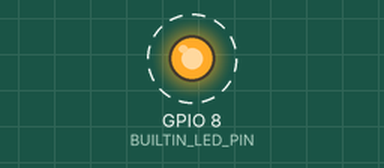
Recording of a sketch running on a simulated ESP32-C3. Shown: output pins drawn as LEDs (lit = HIGH). Dashed ring = blinking. I2S audio is not simulated (input reads silence).

Above: at 0.25 s.
Timing chart, 0 to 3.2 s (numbered marks = the images above):
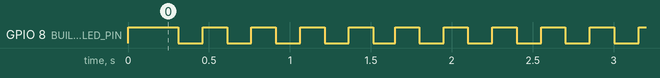

Measured:
- by itself, GPIO 8 (BUILTIN_LED_PIN): alternates HIGH for 0.15 s and LOW for 0.15 s

The sketch:

esp32_inmp441_i2s.ino
```cpp
/**
 * ============================================================================
 * ĐỒ ÁN XỬ LÝ TÍN HIỆU Y SINH: HỆ THỐNG THU THẬP ÂM THANH HÔ HẤP THỜI GIAN THỰC
 * ============================================================================
 * Thiết bị: ESP32-C3 SuperMini + Module Micro MEMS I2S INMP441 + Ống nghe y tế
 * Sinh viên thực hiện: Nguyễn Văn Tuấn Sỹ - MSSV: 24100986
 *  *
 * SƠ ĐỒ NỐI CHÂN:
 *   - INMP441 VDD ---> ESP32-C3 3V3
 *   - INMP441 GND ---> ESP32-C3 GND
 *   - INMP441 L/R ---> ESP32-C3 GND (Kênh Mono Left)
 *   - INMP441 SD  ---> ESP32-C3 GPIO 2
 *   - INMP441 WS  ---> ESP32-C3 GPIO 3
 *   - INMP441 SCK ---> ESP32-C3 GPIO 1
 * ============================================================================
 */

#include <Arduino.h>
#include <driver/gpio.h>
#include <driver/i2s.h>

// --- CẤU HÌNH CHÂN I2S CHO ESP32-C3 ---
#define I2S_SCK_PIN 1 // GPIO 1: BCLK (Bit Clock)
#define I2S_WS_PIN 3  // GPIO 3: LRCLK / WS (Word Select)
#define I2S_SD_PIN 2  // GPIO 2: DIN / SD (Serial Data)
#define I2S_PORT I2S_NUM_0

#define BUILTIN_LED_PIN 8 // LED trên bo ESP32-C3 SuperMini (Active LOW)

// Tần số phần cứng I2S: 16.000 Hz (đảm bảo SCK = 1.024 MHz cho INMP441 hoạt
// động ổn định)
#define HW_SAMPLE_RATE 16000
#define DECIMATION_FACTOR 4 // 16000 / 4 = 4000 Hz chuẩn cho MATLAB
#define DMA_BUF_COUNT 4
#define DMA_BUF_LEN 256

#define SERIAL_BAUD_RATE 115200

// Buffer chứa dữ liệu 32-bit từ DMA
static int32_t i2s_raw_buffer[DMA_BUF_LEN * 2];

// Biến khử DC Offset
static float dc_offset = 0.0f;
static int consecutive_zeros = 0;
static bool sensor_ok = false;

void setup_i2s() {
  i2s_config_t i2s_config = {
      .mode = (i2s_mode_t)(I2S_MODE_MASTER | I2S_MODE_RX),
      .sample_rate = HW_SAMPLE_RATE,
      .bits_per_sample = I2S_BITS_PER_SAMPLE_32BIT,
      .channel_format = I2S_CHANNEL_FMT_RIGHT_LEFT, // Đọc Stereo khung 32-bit
      .communication_format = i2s_comm_format_t(I2S_COMM_FORMAT_STAND_I2S),
      .intr_alloc_flags = ESP_INTR_FLAG_LEVEL1,
      .dma_buf_count = DMA_BUF_COUNT,
      .dma_buf_len = DMA_BUF_LEN,
      .use_apll = false,
      .tx_desc_auto_clear = false,
      .fixed_mclk = 0};

  i2s_pin_config_t pin_config = {.bck_io_num = I2S_SCK_PIN,
                                 .ws_io_num = I2S_WS_PIN,
                                 .data_out_num = I2S_PIN_NO_CHANGE,
                                 .data_in_num = I2S_SD_PIN};

  // Bật trở kéo xuống chống tĩnh điện chân Data
  gpio_set_pull_mode((gpio_num_t)I2S_SD_PIN, GPIO_PULLDOWN_ONLY);

  i2s_driver_install(I2S_PORT, &i2s_config, 0, NULL);
  i2s_set_pin(I2S_PORT, &pin_config);
  i2s_zero_dma_buffer(I2S_PORT);
}

void setup() {
  Serial.begin(SERIAL_BAUD_RATE);

  // Đợi kết nối USB CDC
  unsigned long waitStart = millis();
  while (!Serial && (millis() - waitStart < 2000)) {
    delay(10);
  }

  pinMode(BUILTIN_LED_PIN, OUTPUT);
  digitalWrite(BUILTIN_LED_PIN, HIGH); // Tắt LED ban đầu

  setup_i2s();
  delay(200); // Đợi micro khởi động xung nhịp
}

void loop() {
  size_t bytes_read = 0;

  esp_err_t result =
      i2s_read(I2S_PORT, (void *)i2s_raw_buffer, sizeof(i2s_raw_buffer),
               &bytes_read, portMAX_DELAY);

  if (result == ESP_OK && bytes_read > 0) {
    int stereo_samples = bytes_read / (sizeof(int32_t) * 2);

    int32_t accum = 0;
    int accum_count = 0;

    for (int i = 0; i < stereo_samples; i++) {
      // Lấy mẫu kênh Left (vì chân L/R của INMP441 đã nối GND)
      int32_t left_raw = i2s_raw_buffer[2 * i];

      // Dịch 16 bit MSB chuẩn có dấu
      int16_t sample_16 = (int16_t)(left_raw >> 16);

      // Kiểm tra trạng thái cảm biến
      if (sample_16 == 0) {
        consecutive_zeros++;
      } else {
        consecutive_zeros = 0;
        sensor_ok = true;
      }

      // Tích lũy để Decimate chia 4 (16000 Hz -> 4000 Hz)
      accum += sample_16;
      accum_count++;

      if (accum_count >= DECIMATION_FACTOR) {
        float avg_sample = (float)accum / DECIMATION_FACTOR;

        // Bộ lọc khử DC Offset (High-pass 1-pole f_c ~ 1 Hz)
        // Giữ cho tín hiệu luôn dao động quanh mức 0 hoàn hảo
        dc_offset = 0.995f * dc_offset + 0.005f * avg_sample;
        int16_t clean_sample = (int16_t)(avg_sample - dc_offset);

        if (consecutive_zeros > 2000) {
          sensor_ok = false;
        }

        if (sensor_ok) {
          digitalWrite(BUILTIN_LED_PIN, LOW); // Sáng LED báo OK
          Serial.println(clean_sample);
        } else {
          // Mất cảm biến: Nháy LED báo động
          digitalWrite(BUILTIN_LED_PIN,
                       ((millis() / 150) % 2 == 0) ? LOW : HIGH);
        }

        accum = 0;
        accum_count = 0;
      }
    }
  }
}
```
